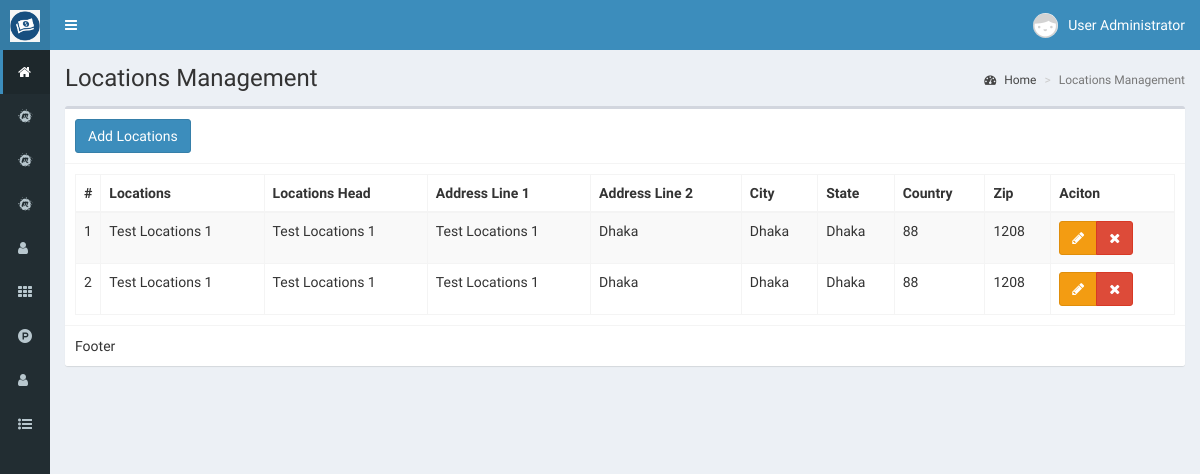
The page /locations (signed in) on the database its author committed.
### tables this page shows
CREATE TABLE `locations` (
  `id` int(11) NOT NULL,
  `location_name` varchar(255) NOT NULL,
  `address1` varchar(255) NOT NULL,
  `address2` varchar(255) NOT NULL,
  `city` varchar(255) NOT NULL,
  `state` varchar(255) NOT NULL,
  `country` int(11) NOT NULL,
  `zip` varchar(200) NOT NULL
);

### Controllers/template.controller.php (called while the page is built)
<?php
class ControllersTemplate {
public function crtTemplate() {
    include "Views/template.php";
}
}
?>

### index.php (called while the page is built, shortened)
<?php
$template = new ControllersTemplate();
$template->crtTemplate();

### Controllers/locations.controller.php (called while the page is built)
<?php
class LocationsController{
    static public function crtShowLocation($item, $value){
        $table = 'locations';
        $response = LocationModel::mdlShowLocation($table, $item, $value);
        return $response;
    }
}

### Models/db_connections.php (called while the page is built)
<?php
class Connection
{
    static public function connect()
    {
        $link = new PDO("mysql:host=localhost;dbname=minipayroll", "root", "");
        $link->exec("set names utf8");
        return $link;
    }
}

### Models/locations.model.php (called while the page is built, shortened)
<?php
require_once "db_connections.php";
class LocationModel{
    static public function mdlShowLocation($table, $item, $value){
        if($item != null){
            $sql = "SELECT * FROM $table WHERE $item = :$item";
            $stmt = Connection::connect()->prepare($sql);
            $stmt->bindParam(":".$item, $value, PDO::PARAM_STR);
            $stmt->execute();
            return $stmt->fetch();}
        else{
            $stmt = Connection::connect()->prepare("SELECT * from $table");
            $stmt->execute();
            return $stmt->fetchAll();
        }
    }
}

### Views/modules/locations.php (the view)
<div class="content-wrapper">
  <section class="content-header">
    <h1>Locations Management</h1>
    <ol class="breadcrumb">
      <li>
        <a href="home"><i class="fa fa-dashboard"></i> Home</a>
      </li>
      <li class="active">Locations Management</li>
    </ol>
  </section>
  <section class="content">
    <div class="box">
      <div class="box-header with-border">
        <button class="btn btn-primary">
          <a href="addlocation" style="color: white;"> Add Locations</a>
        </button>
      </div>
      <div class="box-body">
        <table class="table table-bordered table-striped dt-responsive tables" width="100%">
          <thead>
            <tr>
              <th style="width:10px">#</th>
              <th>Locations</th>
              <th>Locations Head</th>
              <th>Address Line 1</th>
              <th>Address Line 2</th>
              <th>City</th>
              <th>State</th>
              <th>Country</th>
              <th>Zip</th>
              <th>Aciton </th>
            </tr>
          </thead>
          <tbody>
            <?php
            $item = null;
            $value = null;
            $locations = LocationsController::crtShowLocation($item, $value);
            foreach ($locations as $key => $location) {
              echo '<tr>
                        <td>' . ($key + 1) . '</td>
                        <td>' . $location["location_name"] . '</td>
                        <td>' . $location["address1"] . '</td>
                        <td>' . $location["address2"] . '</td>
                        <td>' . $location["city"] . '</td>
                        <td>' . $location["state"] . '</td>
                        <td>' . $location["state"] . '</td>
                        <td>' . $location["country"] . '</td>
                        <td>' . $location["zip"] . '</td>
                        <td>
                          <div class="btn-group">
                            <button class="btn btn-warning btnEditLocation" data-toggle="modal" data-target="#editUser" data-id="' . $location["id"] . '"><i class="fa fa-pencil"></i></button>
                            <button class="btn btn-danger btnDeleteLocation" data-toggle="modal" data-target="#deleteUser" data-id="' . $location["id"] . '"><i class="fa fa-times"></i></button>
                          </div>
                        </td>
                      </tr>';
            }
            ?>
          </tbody>
        </table>
      </div>
      <div class="box-footer">Footer</div>
    </div>
  </section>
</div>

### rows shown on the page
locations: location_name "Test Locations 1", address1 "Test Locations 1", address2 "Test Locations 1", city "Dhaka", state "Dhaka", country "88", zip "1208"
locations: location_name "Test Locations 1", address1 "Test Locations 1", address2 "Test Locations 1", city "Dhaka", state "Dhaka", country "88", zip "1208"
